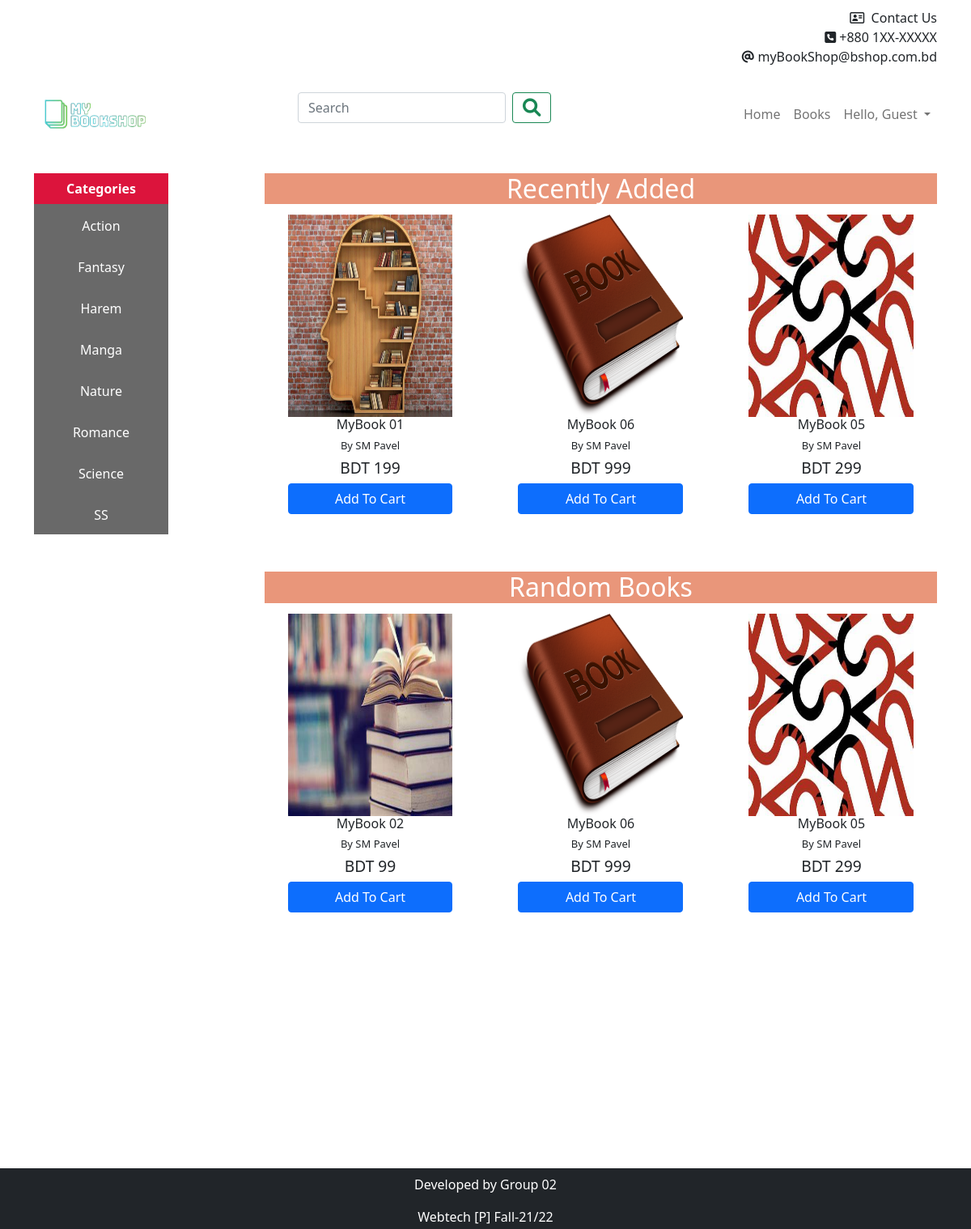
Screenshot of /wt-project/index.php with the database file from the repository.
### tables this page shows
CREATE TABLE `categories` (
  `id` int(11) NOT NULL,
  `categories` varchar(20) NOT NULL
);

CREATE TABLE `bookdetails` (
  `id` int(11) NOT NULL,
  `bookname` varchar(50) NOT NULL,
  `author` varchar(50) NOT NULL,
  `price` varchar(5) NOT NULL,
  `category` varchar(20) NOT NULL,
  `isbn` varchar(50) DEFAULT '',
  `description` varchar(500) NOT NULL,
  `image` varchar(100) NOT NULL
);

### wt-project/index.php (the view, shortened to what this page needs)
<?php
    require_once 'user/header.php';
    $output="";
?>
<div class="container">
    <div class="row">
        <div class="col-sm-2">
            <table class="table table-borderless table-hover" style="text-align: center;">
                <thead>
                    <tr style="background-color: crimson;">
                        <th scope="row" style="color: white;">Categories</th>
                        </tr>
                </thead>
                <tbody>
                    <?php
                    $conn = mysqli_connect('localhost', 'root','','mybookshop');
                    $sql = "SELECT categories FROM categories";
                    $result = mysqli_query($conn, $sql);
                    if(mysqli_num_rows($result)>0){
                        ?>
                        <?php
                        while($row = mysqli_fetch_assoc($result)){
                            ?>
                            <tr style="background-color: dimgray;">
                                <td>
                                    <div class="d-grid gap-2" style="height: 35px;">
                                        <form action="user/searchbook.php" method="post">
                                        <button class="btn" name="searchbook" type="submit" value="<?= $row['categories'] ?>" style="color: white;"><?= $row['categories'] ?>
                                        </button>
                                    </form>
                                    </div>
                                </td>
                            </tr>
                            <?php
                        }
                    }
                    ?>
                </tbody>
            </table>
        </div>
        <div class="col-sm-1"> </div>
        <div class="col-sm-9">
            <div class="tag"><h2>Recently Added</h2></div>
            <div class="row" style="padding-bottom: 50px;">
                <?php
                    $sql = "SELECT * FROM bookdetails ORDER BY id DESC LIMIT 3";
                    $result = mysqli_query($conn, $sql);
                    if(mysqli_num_rows($result)>0){
                        while($row = mysqli_fetch_assoc($result)){
                            $img = str_replace("../","/wt-project/", $row['image']);
                            $output .=
                                '<div class="col-sm-4" style="padding:5px 15px; text-align: center;">
                                    <img src="'.$img.'" width="80%" height="250px">
                                    <h3 style="font-size: medium;">'.$row['bookname'].'</h5>
                                    <h5 style="font-size: small;">By '.$row['author'].'</h5>
                                    <h5 style="font-size: larger;">BDT '.$row['price'].'</h5>
                                    <form name="form" method="post">
                                        <input type="hidden" name="bookid"   id="bookid'.$row['id'].'"   value="'.$row['id'].'"       >
                                        <input type="hidden" name="bookname" id="bookname'.$row['id'].'" value="'.$row['bookname'].'" >
                                        <input type="hidden" name="image"    id="image'.$row['id'].'"    value="'.$row['image'].'"    >
                                        <input type="hidden" name="price"    id="price'.$row['id'].'"    value="'.$row['price'].'"    >';
                                        if(!isset($_SESSION['user_status'])){
                                            $output .=
                                                '<input type="submit" name="submit" value="Add To Cart" class="btn btn-primary login" style="width: 80%">';
                                        }
                                        else{
                                            $output .=
                                                '<button type="button" id="'.$row['id'].'" class="btn btn-primary xbtn" style="width: 80%">Add To Cart</button>';
                                        }
                            $output .=
                                '</form>
                                </div>';
                        }
                    }
                    echo $output;
                ?>
            </div>
            <div class="tag"><h2>Random Books</h2></div>
            <div class="row" style="padding-bottom: 50px;">
                <?php
                    $output="";
                    $sql = "SELECT * FROM bookdetails ORDER BY RAND() DESC LIMIT 3";
                    $result = mysqli_query($conn, $sql);
                    if(mysqli_num_rows($result)>0){
                        while($row = mysqli_fetch_assoc($result)){
                            $img = str_replace("../","/wt-project/", $row['image']);
                            $output .=
                                '<div class="col-sm-4" style="padding:5px 15px; text-align: center;">
                                    <img src="'.$img.'" width="80%" height="250px">
                                    <h3 style="font-size: medium;">'.$row['bookname'].'</h5>
                                    <h5 style="font-size: small;">By '.$row['author'].'</h5>
                                    <h5 style="font-size: larger;">BDT '.$row['price'].'</h5>
                                    <form name="form" method="post">
                                        <input type="hidden" name="bookid" id="bookid'.$row['id'].'" value="'.$row['id'].'">
                                        <input type="hidden" name="bookname" id="bookname'.$row['id'].'" value="'.$row['bookname'].'">
                                        <input type="hidden" name="image" id="image'.$row['id'].'" value="'.$row['image'].'">
                                        <input type="hidden" name="price" id="price'.$row['id'].'" value="'.$row['price'].'">';
                                        if(!isset($_SESSION['user_status'])){
                                            $output .=
                                                '<input type="submit" name="submit" value="Add To Cart" class="btn btn-primary login" style="width: 80%">';
                                        }
                                        else{
                                            $output .=
                                                '<button type="button" id="'.$row['id'].'" class="btn btn-primary xbtn" style="width: 80%">Add To Cart</button>';
                                        }
                            $output .=
                                '</form>
                                </div>';
                        }
                    }
                    echo $output;
                ?>
            </div>
        </div>
    </div>
</div>
<?php
    require_once 'user/footer.php';
?>

### wt-project/user/header.php (shortened to what this page needs)
<!DOCTYPE html>
<html lang="en">
<head>
        <link href="https://cdn.jsdelivr.net/npm/bootstrap@5.1.2/dist/css/bootstrap.min.css" rel="stylesheet">
        <link rel="stylesheet" href="https://cdnjs.cloudflare.com/ajax/libs/font-awesome/6.0.0-beta3/css/all.min.css">
        <link rel="stylesheet" href="/wt-project/user/css/header.css"></link>
</head>
<body>
    <div class="container">
        <div class="contact-info">
            <i class="far fa-address-card"></i>&nbsp Contact Us<br>
            <i class="fas fa-phone-square"></i>&nbsp+880 1XX-XXXXX<br>
            <i class="fas fa-at"></i>&nbspmyBookShop@bshop.com.bd
        </div>
        <nav class="navbar navbar-expand-lg navbar-light sticky-top">
            <a class="navbar-brand" href="/wt-project/index.php"><img id="imglogo" src="/wt-project/resourses/logo.png"></a>
            <div class="collapse navbar-collapse" id="navbarNavDropdown">
                <form class="d-flex" style="padding-left: 160px;" action="/wt-project/user/searchbook.php" method="post">
                    <input class="form-control me-2" type="search" placeholder="Search" name="bookname" aria-label="Search">
                    <button class="btn btn-outline-success" type="submit" name="searchbybookname"><i class="fas fa-search" style="font-size:1.4rem;" ></i></button>
                </form>
                <ul class="navbar-nav ms-auto">
                <li class="nav-item">
                    <a class="nav-link" href="/wt-project/index.php">Home</a>
                </li>
                <li class="nav-item">
                    <a class="nav-link" href="/wt-project/user/books.php">Books</a>
                </li>
                    <?php
                        if(isset($_SESSION['user_status'])){
                            ?>
                            <li class="nav-item">
                                <a class="nav-link" href="/wt-project/user/mycart.php">MyCart
                                    <i class="fab fa-shopify fa-1x" style="font-size:1.3rem;"></i>
                                    <span class="position-absolute   translate-middle badge rounded-pill bg-danger" style="font-size:0.5rem;" id="livecart">0</span>
                                </a>
                            </li>
                            <li class="nav-item dropdown">
                                <a class="nav-link dropdown-toggle" href="#" id="navbarDropdownMenuLink" role="button" data-bs-toggle="dropdown" aria-expanded="false">
                                    Hello, <?= $_SESSION['username'] ?>
                                </a>
                                <ul class="dropdown-menu" aria-labelledby="navbarDropdownMenuLink">
                                    <li><a class="dropdown-item" href="/wt-project/user/profile.php"><i class="fas fa-user-circle"></i>&nbsp My Account</a></li>
                                    <li><a class="dropdown-item" href="/wt-project/user/signout.php"><i class="fas fa-sign-out-alt"></i>&nbsp Signout</a></li>
                                </ul>
                            </li>
                            <?php
                        }
                        else{
                            ?>
                            <li class="nav-item dropdown">
                                <a class="nav-link dropdown-toggle" href="#" id="navbarDropdownMenuLink" role="button" data-bs-toggle="dropdown" aria-expanded="false">
                                    Hello, Guest
                                </a>
                            </li>
                        <?php
                        }
                    ?>
                </ul>
            </div>
        </nav>
    </div>

### wt-project/user/footer.php (shortened to what this page needs)
    <footer class="py-2 bg-dark" id="footer" style="clear: both; position: relative; height: 75px; margin-top: 220px;">
        <p class="m-6 text-center text-white">Developed by Group 02</p>
        <p class="m-0 text-center text-white">Webtech [P] Fall-21/22</p>
    </footer>
</body>
</html>

### wt-project/user/css/header.css (style rules this page uses)
.contact-info { margin:10px 0px 11px 0px; text-align: right; }
#imglogo { width: 150px; height: 70px; }
.container { padding-bottom: 25px; }
.tag { text-align: center; color: white; background-color: darksalmon; }
#footer { clear: both; position: relative; height: 200px; margin-top: -200px; }

### rows the page displays
categories: categories "Action"
categories: categories "Fantasy"
categories: categories "Harem"
categories: categories "Manga"
categories: categories "Nature"
categories: categories "Romance"
categories: categories "Science"
categories: categories "SS"
bookdetails: image (picture), bookname "MyBook 01", author "SM Pavel", price "199"
bookdetails: image (picture), bookname "MyBook 06", author "SM Pavel", price "999"
bookdetails: image (picture), bookname "MyBook 05", author "SM Pavel", price "299"
bookdetails: image (picture), bookname "MyBook 02", author "SM Pavel", price "99"
